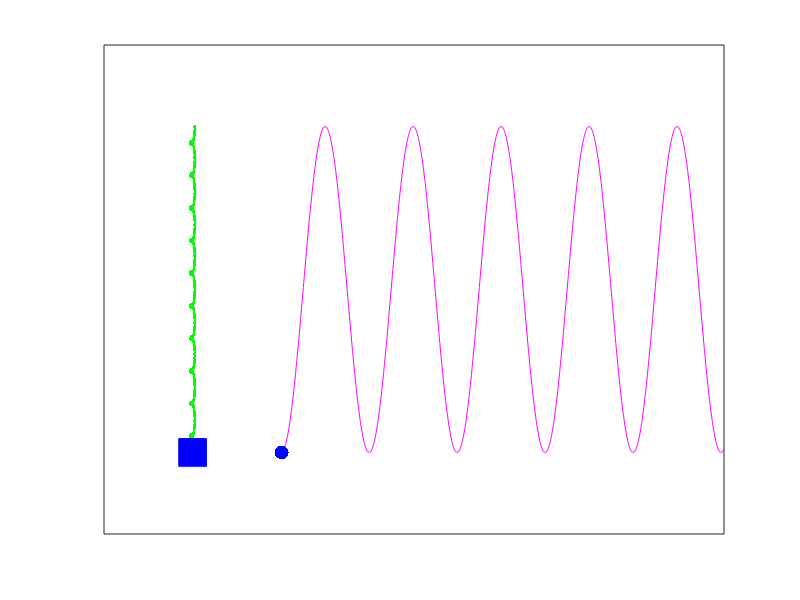

Recreate this plot in MATLAB. (Note: this script raises an error after producing the figure.)
%animation of a harmonic oscillator

close all;
k = 1;      %spring constant
m = 1/10;      %mass
A = -1;      %initial displacement
T = 10;     %total time
dt = 0.01;  %time step

f = @(t) A*cos(sqrt(k/m)*t);
xs = linspace(0,10,T/dt);
vec = linspace(-1,0,1000);
figure('Renderer', 'painters', 'Position', [50 100 1400 1000])

for t=1:T/dt
    h0 = line([-4 10], [0,0]);
    x = .05*cos(20*pi*vec)-2;
    y = 1+.05*sin(20*pi*vec)-vec*(f(t*dt)-1);
    h1 = plot(x,y,'.','color','g');
    %h1 = line([-2, -2], [2,f(t*dt)],'color','g','Linewidth',2);
    hold on
    h2 = plot(-2,f(t*dt),'sb','Markersize',20, 'MarkerFaceColor','b');
    h3 = plot(xs,f(xs),'-m');
    h4 = plot(t*dt,f(t*dt),'.b','Markersize',30);
    set(gca,'XTick',[], 'YTick', [])
    ylim([-1.5 1.5])
    xlim([-4 10])
    pause(0.0001)
    if t<T/dt
    delete([h0 h1 h2 h3 h4])
    end
end